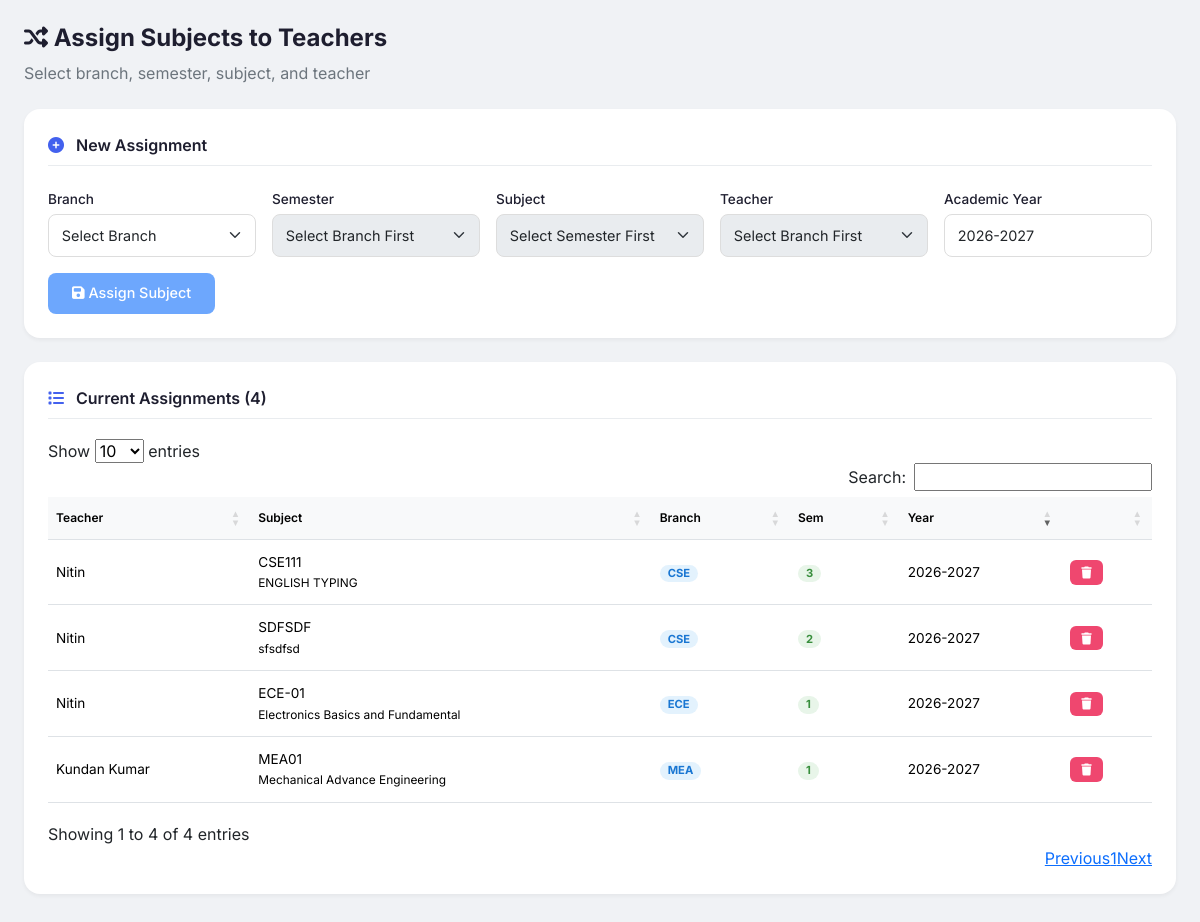
The page /admin/assign_subjects.php (signed in) on the database its author committed.
### tables this page shows
CREATE TABLE `teacher_subjects` (
  `id` int(11) NOT NULL,
  `teacher_id` int(11) NOT NULL,
  `subject_id` int(11) NOT NULL,
  `academic_year` varchar(20) DEFAULT '2025-2026',
  `created_at` timestamp NOT NULL DEFAULT current_timestamp()
);

CREATE TABLE `teacher` (
  `id` int(11) NOT NULL,
  `user_id` int(11) DEFAULT NULL,
  `is_active` tinyint(1) NOT NULL DEFAULT 1,
  `name` varchar(100) NOT NULL,
  `email` varchar(100) NOT NULL,
  `mobile` varchar(10) NOT NULL,
  `branch` varchar(50) DEFAULT NULL,
  `qualification` varchar(255) DEFAULT NULL,
  `experience` int(11) DEFAULT NULL,
  `joining_date` date DEFAULT NULL,
  `address` text DEFAULT NULL,
  `dob` date DEFAULT NULL,
  `gender` varchar(10) DEFAULT NULL,
  `created_at` timestamp NOT NULL DEFAULT current_timestamp(),
  `updated_at` timestamp NULL DEFAULT NULL ON UPDATE current_timestamp(),
  `updated_by` int(11) DEFAULT NULL
);

CREATE TABLE `subjects` (
  `id` int(11) NOT NULL,
  `subject_code` varchar(20) NOT NULL,
  `subject_name` varchar(100) NOT NULL,
  `short_name` varchar(20) DEFAULT NULL,
  `credits` int(11) NOT NULL,
  `branch` varchar(50) NOT NULL,
  `semester` int(11) NOT NULL,
  `description` text DEFAULT NULL,
  `created_at` timestamp NOT NULL DEFAULT current_timestamp()
);

### admin/assign_subjects.php (the view, shortened to what this page needs)
<?php
$host = "localhost";
$user = "root";
$password = "";
$db = "users";
$data = mysqli_connect($host, $user, $password, $db);
$current_year = date('Y');
$next_year = $current_year + 1;
$default_academic_year = $current_year . '-' . $next_year;
$assignments_query = mysqli_query($data, "SELECT ts.id, ts.academic_year,
                                          t.id as teacher_id, t.name as teacher_name,
                                          s.id as subject_id, s.subject_code, s.subject_name, s.branch as subject_branch, s.semester
                                          FROM teacher_subjects ts
                                          JOIN teacher t ON t.id = ts.teacher_id
                                          JOIN subjects s ON s.id = ts.subject_id
                                          ORDER BY ts.academic_year DESC");
$assignments = [];
while ($row = mysqli_fetch_assoc($assignments_query)) {
    $assignments[] = $row;
}
?>
<!DOCTYPE html>
<html lang="en">
<head>
    <link href="https://cdn.jsdelivr.net/npm/bootstrap@5.3.8/dist/css/bootstrap.min.css" rel="stylesheet">
    <link rel="stylesheet" href="https://cdnjs.cloudflare.com/ajax/libs/font-awesome/6.4.0/css/all.min.css">
    <link rel="stylesheet" href="https://cdn.datatables.net/1.13.6/css/dataTables.bootstrap5.min.css">
</head>
<body>
<div class="container">
    <div class="page-header">
        <h2><i class="fas fa-random"></i> Assign Subjects to Teachers</h2>
        <p>Select branch, semester, subject, and teacher</p>
    </div>
    <div class="card">
        <div class="card-title"><i class="fas fa-plus-circle"></i> New Assignment</div>
        <form method="post" id="assignForm">
            <div class="row">
                <div class="col">
                    <label class="form-label">Branch</label>
                    <select name="branch" class="form-select" id="branchSelect" required>
                        <option value="">Select Branch</option>
                    </select>
                </div>
                <div class="col">
                    <label class="form-label">Semester</label>
                    <select name="semester" class="form-select" id="semesterSelect" disabled required>
                        <option value="">Select Branch First</option>
                    </select>
                </div>
                <div class="col">
                    <label class="form-label">Subject</label>
                    <select name="subject_id" class="form-select" id="subjectSelect" disabled required>
                        <option value="">Select Semester First</option>
                    </select>
                </div>
                <div class="col">
                    <label class="form-label">Teacher</label>
                    <select name="teacher_id" class="form-select" id="teacherSelect" disabled required>
                        <option value="">Select Branch First</option>
                    </select>
                </div>
                <div class="col">
                    <label class="form-label">Academic Year</label>
                    <input type="text" name="academic_year" class="form-control" value="<?php echo $default_academic_year; ?>" placeholder="2025-2026" id="academicYear" required>
                </div>
            </div>
            <div class="mt-3">
                <button type="submit" class="btn btn-primary" id="submitBtn" disabled>
                    <i class="fas fa-save"></i> Assign Subject
                </button>
            </div>
        </form>
    </div>
    <div class="card">
        <div class="card-title"><i class="fas fa-list"></i> Current Assignments (<?php echo count($assignments); ?>)</div>
        <?php if (!empty($assignments)): ?>
        <div style="overflow-x: auto;">
            <table class="table" id="assignmentsTable">
                <thead>
                    <tr><th>Teacher</th><th>Subject</th><th>Branch</th><th>Sem</th><th>Year</th><th></th></tr>
                </thead>
                <tbody>
                    <?php foreach ($assignments as $a): ?>
                    <tr>
                        <td><?php echo htmlspecialchars($a['teacher_name']); ?></td>
                        <td><?php echo htmlspecialchars($a['subject_code']); ?><br><small><?php echo htmlspecialchars($a['subject_name']); ?></small></td>
                        <td><span class="badge badge-branch"><?php echo htmlspecialchars($a['subject_branch']); ?></span></td>
                        <td><span class="badge badge-semester"><?php echo $a['semester']; ?></span></td>
                        <td><?php echo htmlspecialchars($a['academic_year']); ?></td>
                        <td><a href="javascript:void(0)" onclick="removeAssign(<?php echo $a['id']; ?>)" class="btn-danger-sm"><i class="fas fa-trash"></i></a></td>
                    </tr>
                    <?php endforeach; ?>
                </tbody>
            </table>
        </div>
        <?php else: ?>
        <div class="empty-state"><i class="fas fa-inbox"></i><p>No assignments yet</p></div>
        <?php endif; ?>
    </div>
</div>
</body>
</html>

### admin/assign_subjects.php (style rules this page uses)
* { margin: 0; padding: 0; box-sizing: border-box; }
body { font-family: 'Inter', sans-serif; background: #f0f2f5; }
.container { max-width: 1200px; margin: 0 auto; padding: 1.5rem; }
.page-header { margin-bottom: 1.5rem; }
.page-header h2 { font-size: 1.5rem; font-weight: 700; color: #1e1e2f; }
.page-header p { color: #6c757d; margin-top: 0.25rem; }
.card { background: white; border-radius: 16px; padding: 1.5rem; box-shadow: 0 2px 4px rgba(0,0,0,0.05); margin-bottom: 1.5rem; border: none; }
.card-title { font-size: 1rem; font-weight: 600; color: #1e1e2f; margin-bottom: 1.25rem; padding-bottom: 0.5rem; border-bottom: 1px solid #e9ecef; }
.card-title i { color: #4361ee; margin-right: 0.5rem; }
.form-label { font-weight: 500; font-size: 0.85rem; color: #1e1e2f; margin-bottom: 0.3rem; }
.form-control, .form-select { border: 1px solid #ddd; border-radius: 8px; padding: 0.6rem 0.8rem; font-size: 0.9rem; }
.row { display: flex; flex-wrap: wrap; margin: 0 -0.5rem; }
.col { flex: 1; padding: 0 0.5rem; min-width: 180px; }
.btn-primary { background: #4361ee; border: none; padding: 0.6rem 1.5rem; border-radius: 8px; font-weight: 500; font-size: 0.9rem; }
.btn-primary:disabled { opacity: 0.6; cursor: not-allowed; }
.btn-danger-sm { background: #ef476f; color: white; border: none; padding: 0.3rem 0.7rem; border-radius: 6px; font-size: 0.75rem; }
.table { width: 100%; border-collapse: collapse; }
.table th { text-align: left; padding: 0.75rem 0.5rem; background: #f8f9fa; font-weight: 600; font-size: 0.75rem; border-bottom: 1px solid #dee2e6; }
.table td { padding: 0.75rem 0.5rem; border-bottom: 1px solid #dee2e6; font-size: 0.85rem; vertical-align: middle; }
.badge { padding: 0.2rem 0.5rem; border-radius: 20px; font-size: 0.7rem; }
.badge-branch { background: #e3f2fd; color: #1976d2; }
.badge-semester { background: #e8f5e9; color: #388e3c; }

### rows shown on the page
teacher_subjects: teacher.name "Nitin", subject.subject_code "CSE111", subject.subject_name "ENGLISH TYPING", subject.branch "CSE", subject.semester "3", academic_year "2026-2027"
teacher_subjects: teacher.name "Nitin", subject.subject_code "SDFSDF", subject.subject_name "sfsdfsd", subject.branch "CSE", subject.semester "2", academic_year "2026-2027"
teacher_subjects: teacher.name "Nitin", subject.subject_code "ECE-01", subject.subject_name "Electronics Basics and Fundamental", subject.branch "ECE", subject.semester "1", academic_year "2026-2027"
teacher_subjects: teacher.name "Kundan Kumar", subject.subject_code "MEA01", subject.subject_name "Mechanical Advance Engineering", subject.branch "MEA", subject.semester "1", academic_year "2026-2027"

### other values the page prints
count($assignments) "4"
